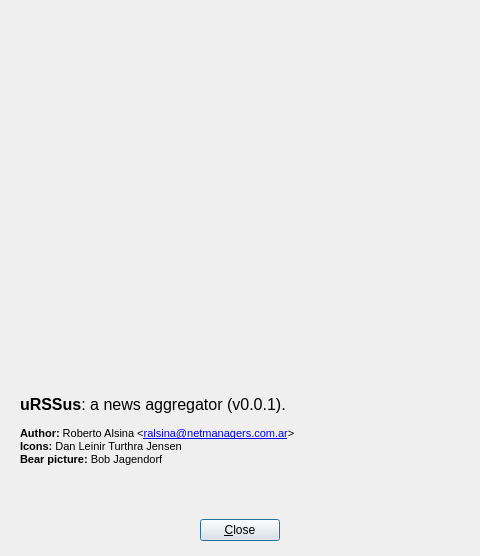
<ui version="4.0" >
 <class>Dialog</class>
 <widget class="QDialog" name="Dialog" >
  <property name="geometry" >
   <rect>
    <x>0</x>
    <y>0</y>
    <width>480</width>
    <height>556</height>
   </rect>
  </property>
  <property name="sizePolicy" >
   <sizepolicy vsizetype="Fixed" hsizetype="Fixed" >
    <horstretch>0</horstretch>
    <verstretch>0</verstretch>
   </sizepolicy>
  </property>
  <property name="minimumSize" >
   <size>
    <width>480</width>
    <height>556</height>
   </size>
  </property>
  <property name="maximumSize" >
   <size>
    <width>480</width>
    <height>556</height>
   </size>
  </property>
  <property name="windowTitle" >
   <string>Dialog</string>
  </property>
  <widget class="QWidget" name="layoutWidget" >
   <property name="geometry" >
    <rect>
     <x>9</x>
     <y>514</y>
     <width>462</width>
     <height>33</height>
    </rect>
   </property>
   <layout class="QHBoxLayout" >
    <property name="spacing" >
     <number>6</number>
    </property>
    <property name="margin" >
     <number>0</number>
    </property>
    <item>
     <spacer>
      <property name="orientation" >
       <enum>Qt::Horizontal</enum>
      </property>
      <property name="sizeHint" stdset="0" >
       <size>
        <width>71</width>
        <height>31</height>
       </size>
      </property>
     </spacer>
    </item>
    <item>
     <widget class="QPushButton" name="okButton" >
      <property name="text" >
       <string>&amp;Close</string>
      </property>
     </widget>
    </item>
    <item>
     <spacer>
      <property name="orientation" >
       <enum>Qt::Horizontal</enum>
      </property>
      <property name="sizeHint" stdset="0" >
       <size>
        <width>40</width>
        <height>20</height>
       </size>
      </property>
     </spacer>
    </item>
   </layout>
  </widget>
  <widget class="QLabel" name="label" >
   <property name="geometry" >
    <rect>
     <x>9</x>
     <y>9</y>
     <width>462</width>
     <height>500</height>
    </rect>
   </property>
   <property name="text" >
    <string/>
   </property>
   <property name="pixmap" >
    <pixmap resource="images/icons.qrc" >:/urssus.jpg</pixmap>
   </property>
  </widget>
  <widget class="QLabel" name="label_2" >
   <property name="geometry" >
    <rect>
     <x>20</x>
     <y>370</y>
     <width>441</width>
     <height>121</height>
    </rect>
   </property>
   <property name="palette" >
    <palette>
     <active>
      <colorrole role="Base" >
       <brush brushstyle="SolidPattern" >
        <color alpha="255" >
         <red>255</red>
         <green>255</green>
         <blue>255</blue>
        </color>
       </brush>
      </colorrole>
      <colorrole role="Window" >
       <brush brushstyle="SolidPattern" >
        <color alpha="120" >
         <red>238</red>
         <green>237</green>
         <blue>237</blue>
        </color>
       </brush>
      </colorrole>
     </active>
     <inactive>
      <colorrole role="Base" >
       <brush brushstyle="SolidPattern" >
        <color alpha="255" >
         <red>255</red>
         <green>255</green>
         <blue>255</blue>
        </color>
       </brush>
      </colorrole>
      <colorrole role="Window" >
       <brush brushstyle="SolidPattern" >
        <color alpha="120" >
         <red>238</red>
         <green>237</green>
         <blue>237</blue>
        </color>
       </brush>
      </colorrole>
     </inactive>
     <disabled>
      <colorrole role="Base" >
       <brush brushstyle="SolidPattern" >
        <color alpha="120" >
         <red>238</red>
         <green>237</green>
         <blue>237</blue>
        </color>
       </brush>
      </colorrole>
      <colorrole role="Window" >
       <brush brushstyle="SolidPattern" >
        <color alpha="120" >
         <red>238</red>
         <green>237</green>
         <blue>237</blue>
        </color>
       </brush>
      </colorrole>
     </disabled>
    </palette>
   </property>
   <property name="autoFillBackground" >
    <bool>true</bool>
   </property>
   <property name="text" >
    <string>&lt;!DOCTYPE HTML PUBLIC "-//W3C//DTD HTML 4.0//EN" "http://www.w3.org/TR/REC-html40/strict.dtd">
&lt;html>&lt;head>&lt;meta name="qrichtext" content="1" />&lt;style type="text/css">
p, li { white-space: pre-wrap; }
&lt;/style>&lt;/head>&lt;body style=" font-family:'Sans Serif'; font-size:8pt; font-weight:400; font-style:normal;">
&lt;p style=" margin-top:0px; margin-bottom:0px; margin-left:0px; margin-right:0px; -qt-block-indent:0; text-indent:0px;">&lt;span style=" font-size:12pt; font-weight:600;">uRSSus&lt;/span>&lt;span style=" font-size:12pt;">: a news aggregator (v0.0.1).&lt;/span>&lt;/p>
&lt;p style="-qt-paragraph-type:empty; margin-top:0px; margin-bottom:0px; margin-left:0px; margin-right:0px; -qt-block-indent:0; text-indent:0px;">&lt;/p>
&lt;p style=" margin-top:0px; margin-bottom:0px; margin-left:0px; margin-right:0px; -qt-block-indent:0; text-indent:0px;">&lt;span style=" font-weight:600;">Author:&lt;/span> Roberto Alsina &amp;lt;&lt;a href="mailto:ralsina@netmanagers.com.ar">&lt;span style=" text-decoration: underline; color:#0000ff;">ralsina@netmanagers.com.ar&lt;/span>&lt;/a>&amp;gt;&lt;/p>
&lt;p style=" margin-top:0px; margin-bottom:0px; margin-left:0px; margin-right:0px; -qt-block-indent:0; text-indent:0px;">&lt;span style=" font-weight:600;">Icons:&lt;/span> Dan Leinir Turthra Jensen&lt;/p>
&lt;p style=" margin-top:0px; margin-bottom:0px; margin-left:0px; margin-right:0px; -qt-block-indent:0; text-indent:0px;">&lt;span style=" font-weight:600;">Bear picture:&lt;/span> Bob Jagendorf&lt;/p>&lt;/body>&lt;/html></string>
   </property>
   <property name="textFormat" >
    <enum>Qt::RichText</enum>
   </property>
   <property name="wordWrap" >
    <bool>true</bool>
   </property>
  </widget>
 </widget>
 <resources>
  <include location="images/icons.qrc" />
 </resources>
 <connections>
  <connection>
   <sender>okButton</sender>
   <signal>clicked()</signal>
   <receiver>Dialog</receiver>
   <slot>accept()</slot>
   <hints>
    <hint type="sourcelabel" >
     <x>278</x>
     <y>253</y>
    </hint>
    <hint type="destinationlabel" >
     <x>96</x>
     <y>254</y>
    </hint>
   </hints>
  </connection>
 </connections>
</ui>
